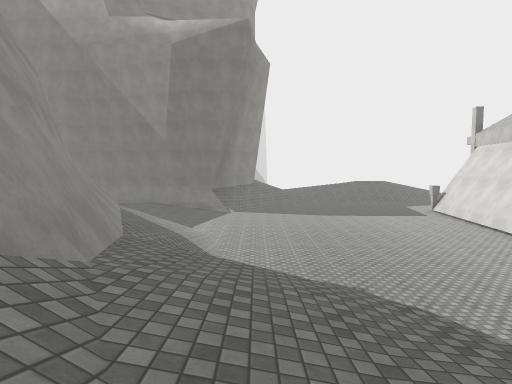
view 1 (above)

24 first-person views from a walk through a Unity game level. The camera is 1.2 m above the floor, tilts 4° down and sees 80° across. The floor is counted in squares, 2 m on a side. Each view is taken from the middle of a square. On the plan, view 1 faces up. The plan holds only what a view shows up to about 9 squares ahead; the rest is blank. The place goes on beyond the plan. Some animated figures are not drawn. Surface patterns are stand-ins for the level's own textures.

view 2
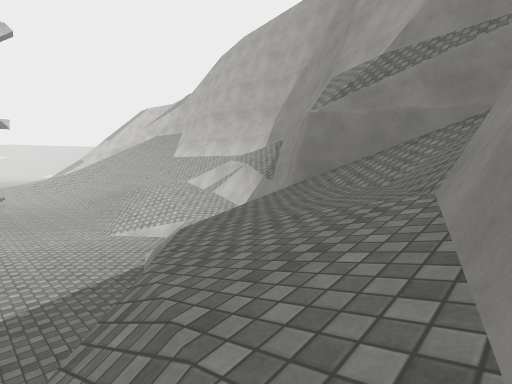

view 3
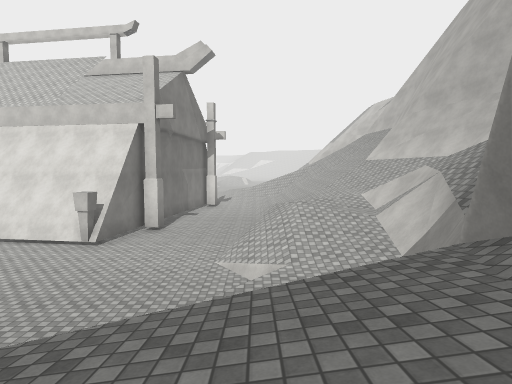

view 4
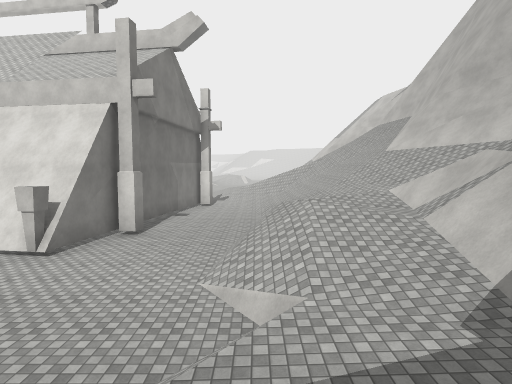

view 5
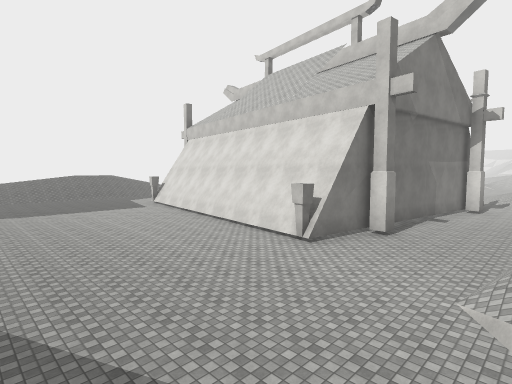

view 6
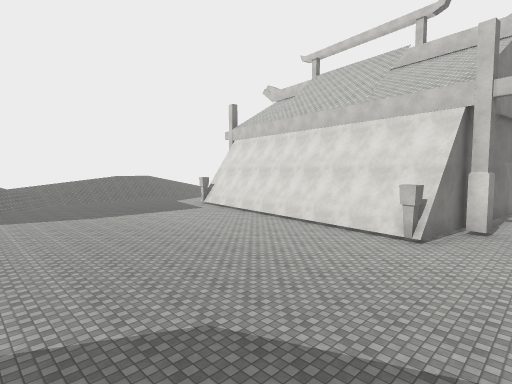

view 7
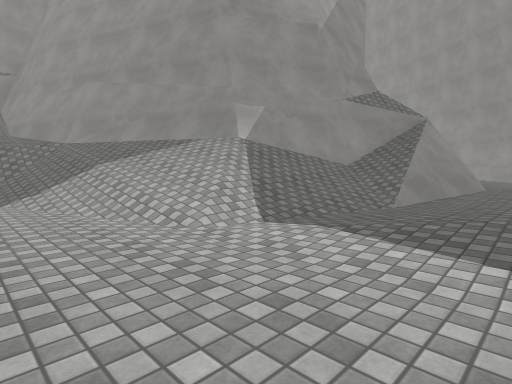

view 8
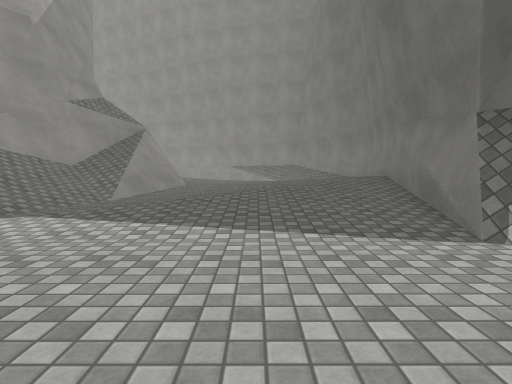

view 9
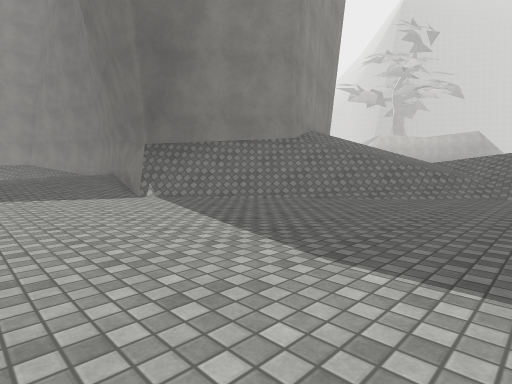

view 10
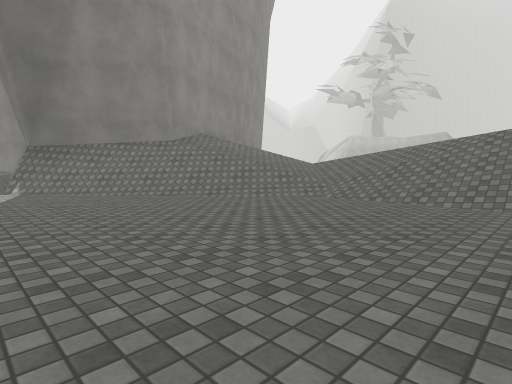

view 11
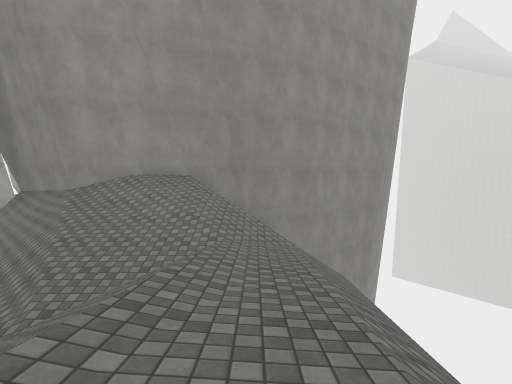

view 12
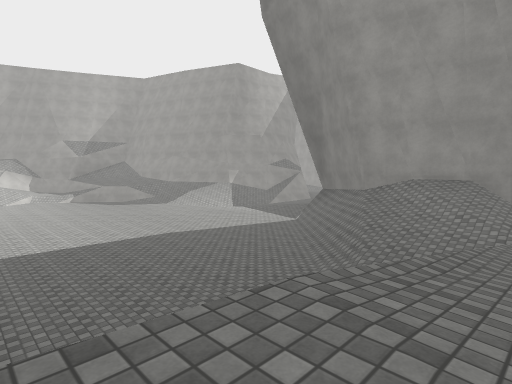

view 13
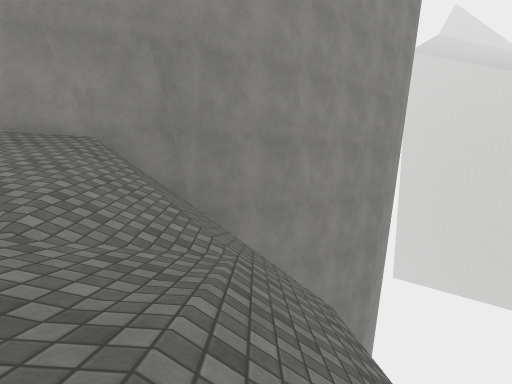

view 14
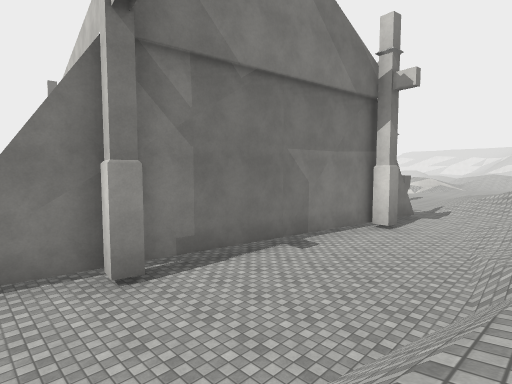

view 15
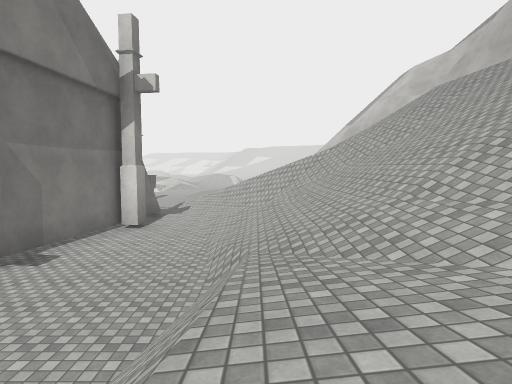

view 16
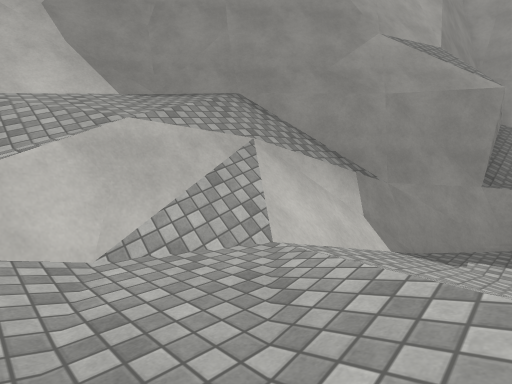

view 17
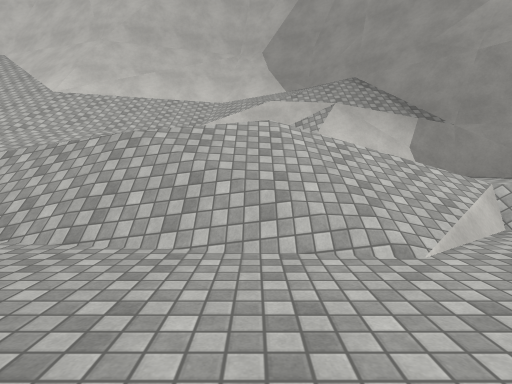

view 18
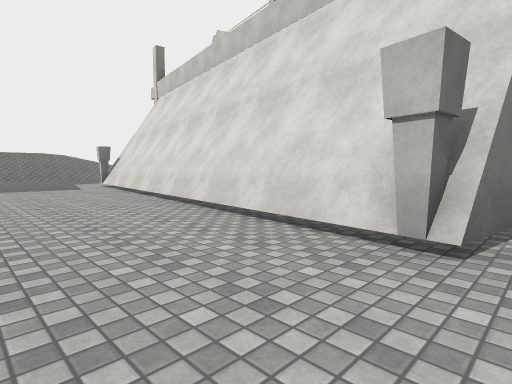

view 19
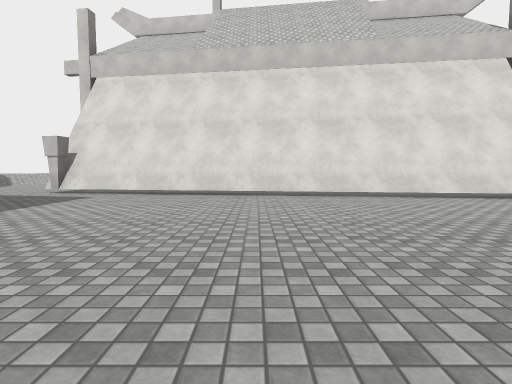

view 20
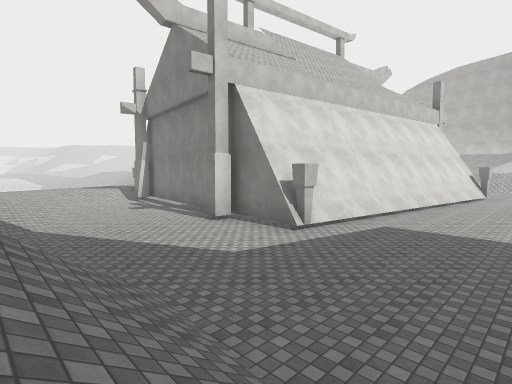

view 21
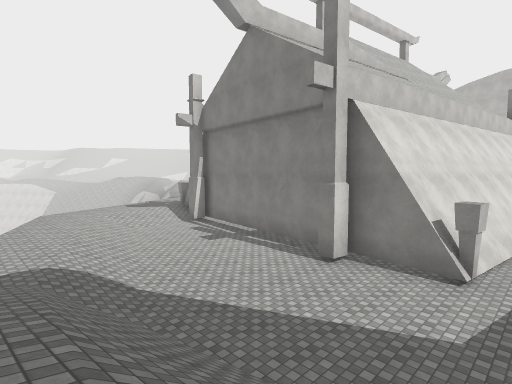

view 22
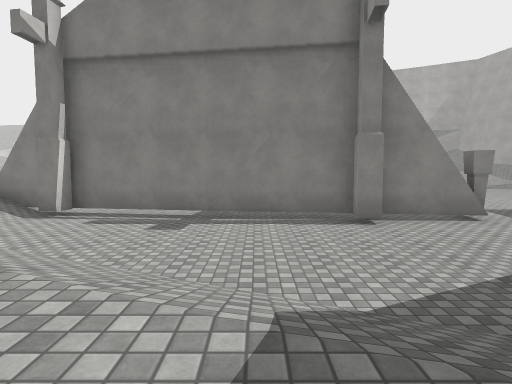

view 23
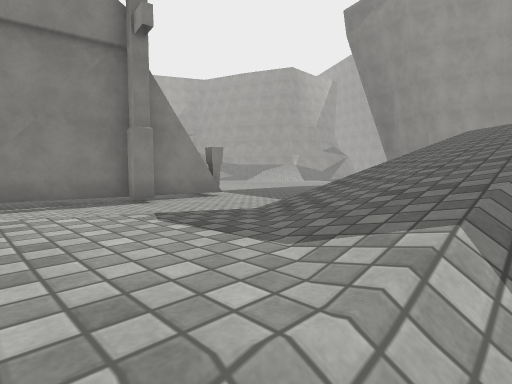

view 24
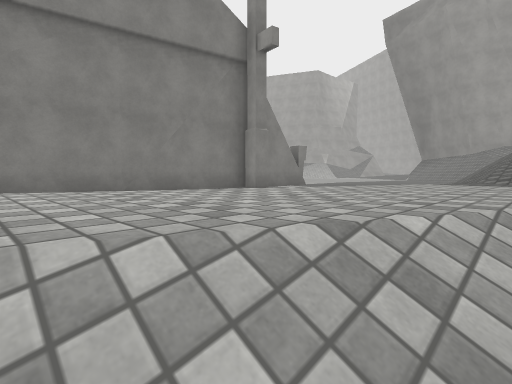

### Floor plan
Key: @ floor where view 1 was taken; # wall or solid block; . main floor; : floor 0.75 m higher than the main floor; + floor 1.75 m higher than the main floor; * floor 2.5 m higher than the main floor; % floor 3.25 m higher than the main floor; / step, stairs or slope; = window, fence, low wall or low ledge; v drop or lower ground.
Columns run from 9 left of view 1 to 19 right of it. Each row starts with its distance up from view 1.
 29     #v
 28     ##v
 27      ##  vv////
 26       #vv///////
 25       ##/////+++**% //////
 24        #/////////%%/////::///
 23        ##//+:///////////:::::
 22         #////////////..///:::
 21         #////.............//:
 20        ##///................/
 19  ##    #//...................
 18    #####/.............#......
 17    :...............######....
 16   .................#    #####
 15   .................#
 14  ..................#
 13 ...................#
 12 ##=/...............#
 11 #///////...........#
 10 =###////..........##
  9   ###///..........#
  8     ##///.........#
  7      #///.........#
  6      ##//.........###
  5       #// ..........#######
  4       ##// ...............##
  3        #/// .................
  2        #/**=//...............
  1         /%*/::////////..////.
  0         /@/*/::///++////////
 -1        #/####////++++///////
 -2        ###  ####////////////
 -3              #//=v//////////
 -4              ##//////##/////
 -5               ##########////
 -6                          /##
 -7                            #

Where each view was taken, in squares from view 1:
view 1: 0 up, 0 right, facing up
view 2: 5 up, 2 left, facing down-right
view 3: 1 up, 0 right, facing right
view 4: 1 up, 2 right, facing right
view 5: 1 up, 2 right, facing up-right
view 6: 3 up, 0 right, facing up-right
view 7: 14 up, 0 right, facing down-left
view 8: 15 up, 1 right, facing left
view 9: 14 up, 5 right, facing up-left
view 10: 16 up, 8 right, facing up-left
view 11: 25 up, 7 right, facing left
view 12: 25 up, 9 right, facing down-left
view 13: 26 up, 4 right, facing left
view 14: 0 up, 9 right, facing up-right
view 15: 0 up, 9 right, facing right
view 16: 0 up, 9 right, facing down-left
view 17: 4 up, 8 right, facing down
view 18: 5 up, 6 right, facing up-right
view 19: 12 up, 2 right, facing right
view 20: 23 up, 6 right, facing down-right
view 21: 24 up, 9 right, facing down-right
view 22: 24 up, 15 right, facing down
view 23: 25 up, 16 right, facing down-left
view 24: 24 up, 19 right, facing down-left
